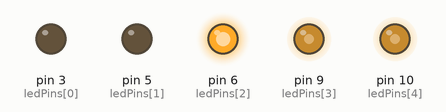
Simulated run of this sketch. Board: Arduino Uno, built with avr-gcc and run on an emulated ATmega328P. Shown: output pins drawn as LEDs (lit = HIGH).

Above: at 0.15 s.
At 10.05 s:
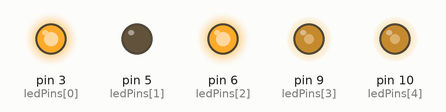
At 13.35 s:
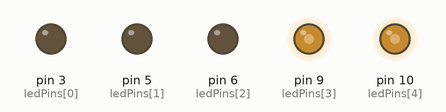
At 19.65 s:
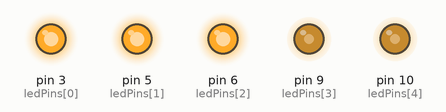
At 29.85 s:
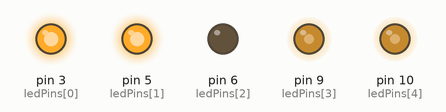
At 39.75 s:
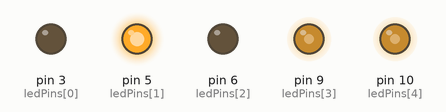
Timing chart, 0 to 40.0 s (numbered marks = the images above):
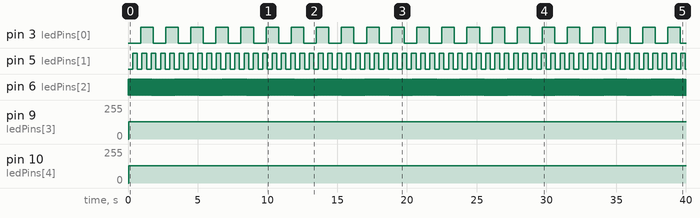

The sketch:

task01.ino
```cpp
int ledPins [] =  {3, 5, 6, 9, 10};

int ledStates [] = {LOW, LOW, LOW, LOW, LOW};
unsigned long previousMillis [] = {0, 0, 0, 0, 0};
const long intervals[] = {900000, 333000, 27000, 150, 100};

void setup() {
  for (int i = 0; i < 5; i++){
      pinMode(ledPins[i], OUTPUT);
  }
}

void loop() {
  for (int i = 0; i < 5; i++){
    unsigned long currentMillis = micros();
    if (currentMillis - previousMillis[i] >= intervals[i]) {
      previousMillis[i] = currentMillis;

      if (ledStates[i] == LOW) {
        ledStates[i] = HIGH;
      } else {
        ledStates[i] = LOW;
      }

      digitalWrite(ledPins[i], ledStates[i]);
    }
  }

}
```

Measured:
- by itself, pin 3 (ledPins[0]): alternates HIGH for 0.90 s and LOW for 0.90 s
- by itself, pin 5 (ledPins[1]): alternates HIGH for 0.33 s and LOW for 0.33 s
- by itself, pin 6 (ledPins[2]): alternates HIGH for 0.03 s and LOW for 0.03 s
- by itself, pin 9 (ledPins[3]): 0/255 → 128/255 at 0.04 s
- by itself, pin 10 (ledPins[4]): 0/255 → 129/255 at 0.04 s
